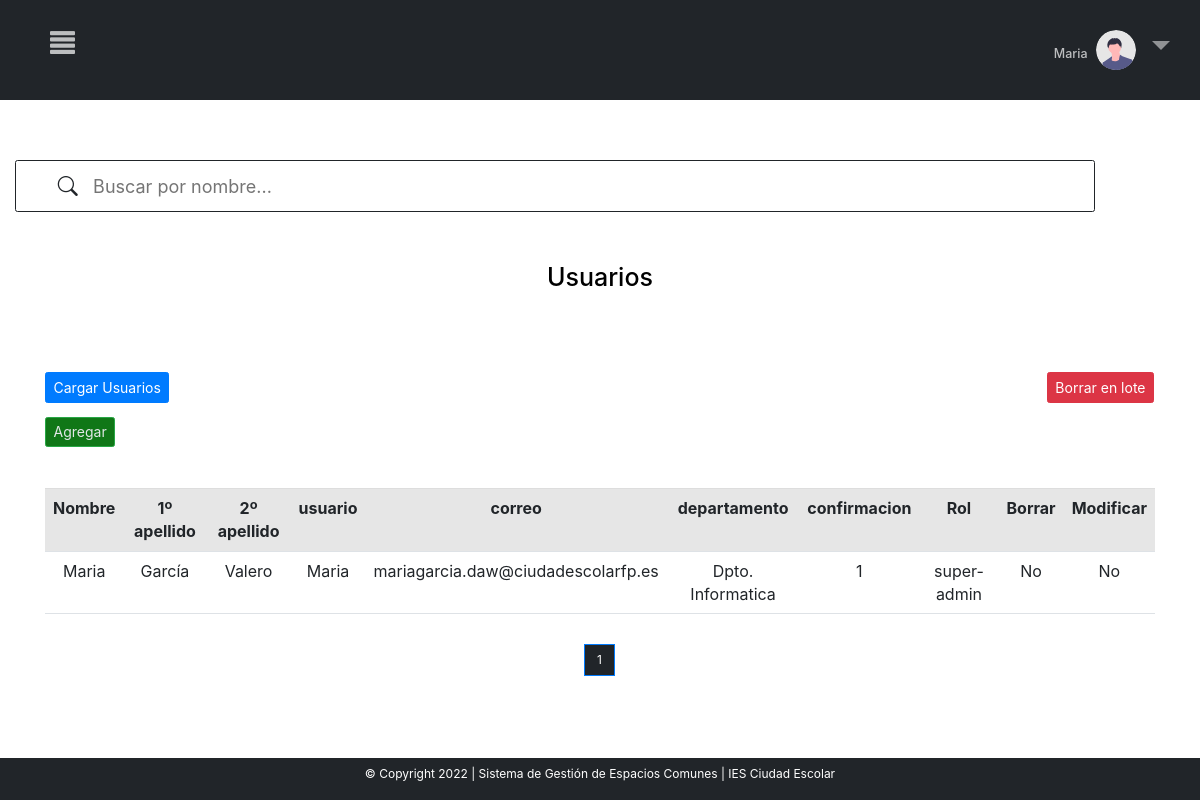
Screenshot of /MVC_proyectofinal/inicio.php?c=crudUsuarios&page=1 (signed in) with the database file from the repository.
### tables this page shows
CREATE TABLE `usuarios` (
  `id` int(11) UNSIGNED NOT NULL,
  `nombre` varchar(150) NOT NULL,
  `correo` varchar(150) DEFAULT NULL,
  `primerApellido` varchar(50) NOT NULL,
  `segundoApellido` varchar(50) NOT NULL,
  `usuario` varchar(50) NOT NULL,
  `departamento` varchar(250) NOT NULL,
  `contra` varchar(150) NOT NULL,
  `confirmacion` tinyint(1) NOT NULL,
  `rol` int(6) UNSIGNED NOT NULL
);

CREATE TABLE `roles` (
  `id` int(6) UNSIGNED NOT NULL,
  `nombre` varchar(30) NOT NULL,
  `crud_roles` tinyint(1) NOT NULL,
  `crud_usuarios` tinyint(1) NOT NULL,
  `crud_aulas` tinyint(1) NOT NULL,
  `crud_reservas` tinyint(1) NOT NULL,
  `crud_grupos` tinyint(1) NOT NULL,
  `crud_festivos` tinyint(1) NOT NULL,
  `estadisticas` tinyint(1) NOT NULL,
  `crud_configuracion` tinyint(1) NOT NULL,
  `crud_departamentos` tinyint(1) NOT NULL
);

### MVC_proyectofinal/controller/controller.php (called while the page is built, shortened)
<?php
require_once ("models/crud.php");
class Control{
    function __construct()
    {
        $this->crud=new Crud();
    }
    function crudUsuarios(){
        include_once ("views/crudUsuarios.php");
    }
}
?>

### MVC_proyectofinal/models/conexion.php (called while the page is built)
<?php
class Conexion{
    public function conexion(){
        try{
            $conexion=new PDO("mysql:host=localhost;dbname=sgec","root","");
            $conexion->setAttribute(PDO::ATTR_ERRMODE,PDO::ERRMODE_EXCEPTION);
            return $conexion;
        }
        catch(PDOException $e){
            echo $e->getMessage();
            return null;
        }
    }
}
?>

### MVC_proyectofinal/models/crud.php (called while the page is built, shortened)
<?php
include("conexion.php");
    ?>
    <?php
class Crud extends Conexion{
    private $conexion;
    function __construct()
    {
        $this->conexion=parent::conexion();
    }
    function crudUsuarios($opc,$iteams_pagina=null,$offset=null){
        if($opc==1){
            $sql="SELECT count(*) FROM usuarios";
            $consulta=$this->conexion->prepare($sql);
            $consulta->execute();
            $count=$consulta->fetch(PDO::FETCH_NUM);
            return $count;
        }
        elseif($opc==2){
            $sql="SELECT usuarios.id, usuarios.nombre as 'Nombre', usuarios.primerApellido as'1º apellido', usuarios.segundoApellido as '2º apellido', usuarios.usuario, usuarios.correo, usuarios.departamento, usuarios.confirmacion, usuarios.rol, roles.nombre as 'Rol'
            FROM usuarios
            INNER JOIN roles
            on usuarios.rol=roles.id
            ORDER BY id ASC LIMIT ".$iteams_pagina." OFFSET ".$offset."";
            $consulta=$this->conexion->prepare($sql);
            $consulta->execute();
            $consult=$consulta->fetchAll(PDO::FETCH_ASSOC);
            $keys=array_keys($consult[0]);
            return array($consult,$keys);
        }
    }
}
?>

### MVC_proyectofinal/views/crudUsuarios.php (the view, shortened to what this page needs)
<html lang="en" style="    overflow-x: hidden;">
<head>
<link rel="stylesheet" href="https://cdn.jsdelivr.net/npm/bootstrap-icons@1.8.1/font/bootstrap-icons.css">
<link rel="stylesheet" href="libs/bootstrap-5.1.3-dist/css/bootstrap.min.css">
    <link rel="stylesheet" href="libs/cssc/login&check.css">
</head>
<body style="font-size:12px !important">
<?php include "menu.php";
$count=$this->crud->crudUsuarios(1);
$iteams_pagina=6;
$total_pages=ceil($count[0]/$iteams_pagina);
$page=0;
if(isset($_GET["page"]) && !empty($_GET["page"])){
    $page=$_GET["page"];
}else{
    $page=1;
}
$offset=($page-1) * $iteams_pagina;
$result=$this->crud->crudUsuarios(2,$iteams_pagina,$offset);
?>
<div class="row" style="margin-top:5%">
                <div class="col-md-12 ">
                <h1 style="color:black; text-align:center; margin-top:30px;margin-bottom:0%; background-color:white; margin-top:50px" >Usuarios</h1>
<?php
       echo '<div class="container" style="margin-top:80px">
       <div class="row">
                       <div class="col-md-12 ">';
                       echo "<form style='font-size:14px' action='' method='post' >
                            <input class='btn btn-primary' style='font-size:14px' type='submit' name='cargar' value='Cargar Usuarios'>
                            </form>";
        echo "<a href='?c=crudUsuarios&page=".$_GET['page']."&crear=1'><button name='crear' style='font-size:14px; margin-bottom:30px'  class='btn btn-success'> Agregar</button></a>  ";
       echo '<div class="table-responsive-sm">
       <table class="table table-striped bg-white table-hover" style="text-align: center; margin-top:1%">';
        echo "<tr >";
        foreach($result[1] as $indice){
            if($indice=="id"||$indice=="rol"){
            }else{
                echo "<th>".$indice."</th>";
            }
        }
        echo "<th>Borrar</th>";
        echo "<th>Modificar</th>";
        echo "</tr>";
        ?>
<form style='font-size:14px' action="?c=borrarUsuarios&pag=<?php echo $_GET["page"]?>" method="post">
<input type='submit' name='borrar' value='Borrar en lote' class='btn btn-danger' style="    float: right;
    font-size: 14px;
    position: absolute;
    right: 16px;
    top: 0px; " >
<?php
        foreach($result[0] as $indice=>$dato){
            foreach($dato as $x=>$y){
                if($x=="rol"||$x=="id"){
                }else{
                    echo "<td>".$y."</td>";
                }
            }
            ?>
            <?php if($dato["rol"]==1){?>
            <td>No</td>
            <td>No</td>
            <?php }?>
            <?php
            }
        ?>
           </table>
        </div>
        </div>
 <?php
echo "<br>";
?>
<div style="margin-bottom: 100px;
    display: flex;
    justify-content: center">
    <nav aria-label="...">
		<ul class="pagination">
            <li class="page-item active" >
				<?php for($i=0;$i<=$total_pages;$i++):
                    if($i==$_GET["page"]){
                    ?>
                    <a class="page-link" style="color: white!important;
                    background-color: #212529!important;" href="inicio.php?c=crudUsuarios&page=<?php echo $_GET['page']?>"><?php echo $i ?></a>
                    </li>
				<?php }
                endfor ?>
		</ul>
    </nav>
</div>
</body>
</html>

### MVC_proyectofinal/libs/css/estilos.css (style rules this page uses)
th { text-align: center !important; }
li.page-item.active a.page-link { background-color: #1A3C40 !important; color:#708588 !important }
.btn.btn-success { background-color: #107717; color:#E2E7E7 }
.active, .accordion:hover { background-color: #ccc; }

### MVC_proyectofinal/views/menu.php (style rules this page uses)
body { overflow-x: hidden; }
body { font-family: "Lato", sans-serif; }

### MVC_proyectofinal/views/barraBusquedaUsuarios/barra.php (style rules this page uses)
.active, .accordion:hover { background-color: white; }

### rows the page displays
usuarios: nombre "Maria", primerApellido "García", segundoApellido "Valero", usuario "Maria", correo "mariagarcia.daw@ciudadescolarfp.es", departamento "Dpto. Informatica", confirmacion "1", rol.nombre "super-admin", shows "No"

### other values shown
$_SESSION['nombre'] "Maria"
$indice "Nombre"
$indice "1º apellido"
$indice "2º apellido"
$indice "usuario"
$indice "correo"
$indice "departamento"
$indice "confirmacion"
$indice "Rol"
